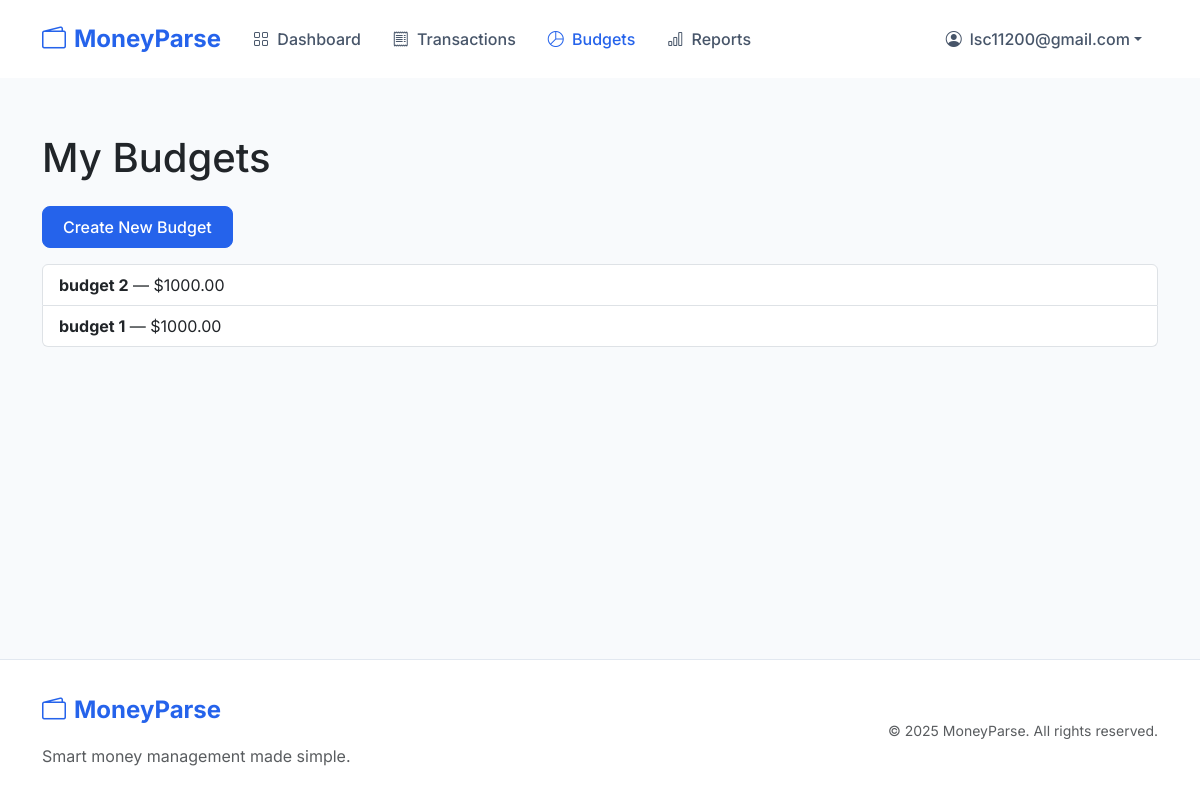
The app's page /budgets/ (signed in) with its own data.
### accounts/models.py (models this page shows, shortened)
class CustomUser(AbstractBaseUser, PermissionsMixin):
    email = models.EmailField(unique=True)
    date_joined = models.DateTimeField(default=timezone.now)
    is_active = models.BooleanField(default=True)
    is_staff = models.BooleanField(default=False)
    objects = CustomUserManager()
    USERNAME_FIELD = 'email'
    REQUIRED_FIELDS = []

### budgets/models.py (models this page shows, shortened)
class Budget(models.Model):
    user = models.ForeignKey(settings.AUTH_USER_MODEL, on_delete=models.CASCADE)
    name = models.CharField(max_length=100)
    description = models.TextField(blank=True)
    amount = models.DecimalField(max_digits=10, decimal_places=2)
    created_at = models.DateTimeField(auto_now_add=True)
    updated_at = models.DateTimeField(auto_now=True)
    class Meta:
        ordering = ['-created_at']
        indexes = [models.Index(fields=['user', '-created_at'])]

### budgets/views.py (the view)
# urls.py: path('', views.budget_list, name='budget_list'),
@login_required
def budget_list(request):
    budgets = Budget.objects.filter(user=request.user)\
        .prefetch_related('items')\
        .annotate(total_items=Sum('items__amount'))\
        .order_by('-created_at')
    return render(request, 'budgets/budget_list.html', {'budgets': budgets})

### templates/budgets/budget_list.html
{% extends "base.html" %}
{% block content %}
<div class="container py-4">
    <h1 class="mb-4">My Budgets</h1>
    <a href="{% url 'budget_create' %}" class="btn btn-primary mb-3">Create New Budget</a>
    {% if budgets %}
        <div class="list-group">
            {% for budget in budgets %}
                <a href="{% url 'budget_detail' budget.pk %}" class="list-group-item list-group-item-action">
                    <strong>{{ budget.name }}</strong> — ${{ budget.amount }}
                </a>
            {% endfor %}
        </div>
    {% else %}
        <p>No budgets created yet.</p>
    {% endif %}
</div>
{% endblock %}

### templates/base.html (shortened to what this page needs)
<!DOCTYPE html>
<html lang="en">
<head>
    <link href="https://cdn.jsdelivr.net/npm/bootstrap@5.3.0/dist/css/bootstrap.min.css" rel="stylesheet">
    <link rel="stylesheet" href="https://cdn.jsdelivr.net/npm/bootstrap-icons@1.11.0/font/bootstrap-icons.css">
</head>
<body>
    <nav class="navbar navbar-expand-lg navbar-light sticky-top">
        <div class="container">
            <a class="navbar-brand d-flex align-items-center" href="/">
                <i class="bi bi-wallet2 me-2"></i>
                MoneyParse
            </a>
            <div class="collapse navbar-collapse" id="navbarNav">
                <ul class="navbar-nav me-auto">
                    {% if user.is_authenticated %}
                    <li class="nav-item">
                        <a class="nav-link{% if request.resolver_match.url_name == 'dashboard' %} active{% endif %}" href="{% url 'dashboard' %}">
                            <i class="bi bi-grid me-1"></i> Dashboard
                        </a>
                    </li>
                    <li class="nav-item">
                        <a class="nav-link{% if request.resolver_match.url_name == 'transaction_list' %} active{% endif %}" href="{% url 'transaction_list' %}">
                            <i class="bi bi-receipt me-1"></i> Transactions
                        </a>
                    </li>
                    <li class="nav-item">
                        <a class="nav-link{% if request.resolver_match.url_name == 'budget_list' %} active{% endif %}" href="{% url 'budget_list' %}">
                            <i class="bi bi-pie-chart me-1"></i> Budgets
                        </a>
                    </li>
                    <li class="nav-item">
                        <a class="nav-link{% if request.resolver_match.url_name == 'report_home' %} active{% endif %}" href="{% url 'report_home' %}">
                            <i class="bi bi-bar-chart me-1"></i> Reports
                        </a>
                    </li>
                    {% endif %}
                </ul>
                <ul class="navbar-nav">
                    {% if user.is_authenticated %}
                    <li class="nav-item dropdown">
                        <a class="nav-link dropdown-toggle d-flex align-items-center" href="#" id="navbarDropdown" role="button" data-bs-toggle="dropdown">
                            <i class="bi bi-person-circle me-2"></i>
                            {{ user.email }}
                        </a>
                    </li>
                    {% endif %}
                </ul>
            </div>
        </div>
    </nav>
    <div class="main-content">
        {% block content %}{% endblock %}
    </div>
    <footer class="footer">
        <div class="container">
            <div class="row align-items-center">
                <div class="col-md-6 text-center text-md-start">
                    <a class="navbar-brand mb-3 d-inline-flex align-items-center" href="/">
                        <i class="bi bi-wallet2 me-2"></i>
                        MoneyParse
                    </a>
                    <p class="text-muted mb-0">Smart money management made simple.</p>
                </div>
                <div class="col-md-6 text-center text-md-end">
                    <small class="text-muted">&copy; {% now "Y" %} MoneyParse. All rights reserved.</small>
                </div>
            </div>
        </div>
    </footer>
</body>
</html>

### templates/base.html (style rules this page uses)
:root { --primary-color: #2563eb; --secondary-color: #1e40af; --success-color: #059669; --danger-color: #dc2626; --warning-color: #d97706; --info-color: #0891b2; }
body { font-family: 'Inter', system-ui, -apple-system, sans-serif; min-height: 100vh; display: flex; flex-direction: column; background-color: #f8fafc; }
.navbar { padding: 1rem 0; background: rgba(255, 255, 255, 0.95) !important; backdrop-filter: blur(10px); }
.navbar-brand { font-weight: 700; font-size: 1.5rem; color: var(--primary-color) !important; }
.nav-link { font-weight: 500; padding: 0.5rem 1rem !important; color: #475569 !important; transition: color 0.2s ease; }
.nav-link.active { color: var(--primary-color) !important; }
.btn { font-weight: 500; padding: 0.5rem 1.25rem; border-radius: 0.5rem; }
.btn-primary { background-color: var(--primary-color); border-color: var(--primary-color); }
.main-content { flex: 1; padding: 2rem 0; }
.footer { margin-top: auto; padding: 2rem 0; background-color: #fff; border-top: 1px solid #e2e8f0; }

### records on screen
CustomUser: email "lsc11200@gmail.com"
Budget: name "budget 2", amount "1000.00"
Budget: name "budget 1", amount "1000.00"
